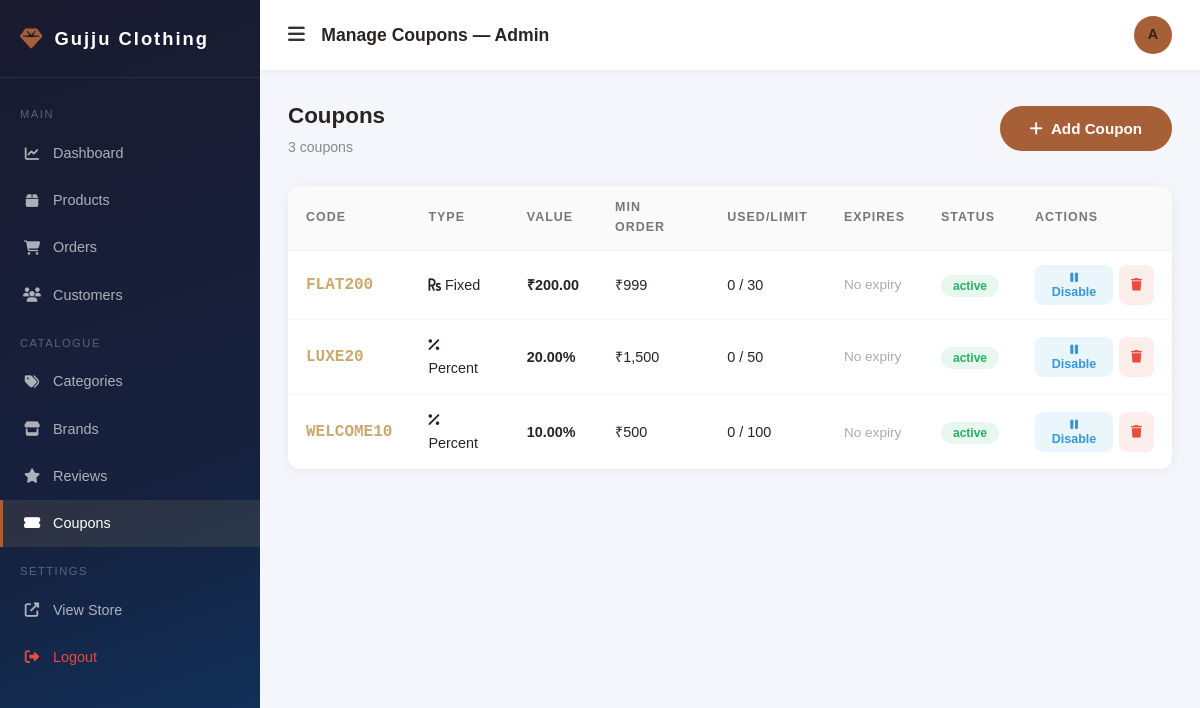
Page /admin/coupons.php (signed in) on the committed database.
### tables this page shows
CREATE TABLE IF NOT EXISTS `coupon_codes` (
  `id` INT UNSIGNED AUTO_INCREMENT PRIMARY KEY,
  `code` VARCHAR(30) NOT NULL UNIQUE,
  `type` ENUM('percent','fixed') DEFAULT 'percent',
  `value` DECIMAL(10,2) NOT NULL,
  `min_order` DECIMAL(10,2) DEFAULT 0,
  `usage_limit` INT DEFAULT 0,
  `used_count` INT DEFAULT 0,
  `expires_at` DATE,
  `status` ENUM('active','inactive') DEFAULT 'active'
);

### includes/db.php (called while the page is built, shortened)
<?php
function getDB() {
    static $pdo = null;
    if ($pdo === null) {
        try {
            $dsn = "mysql:host=" . DB_HOST . ";dbname=" . DB_NAME . ";charset=utf8mb4";
            $options = [
                PDO::ATTR_ERRMODE            => PDO::ERRMODE_EXCEPTION,
                PDO::ATTR_DEFAULT_FETCH_MODE => PDO::FETCH_ASSOC,
                PDO::ATTR_EMULATE_PREPARES   => false,
            ];
            $pdo = new PDO($dsn, DB_USER, DB_PASS, $options);
            $pdo->exec("CREATE TABLE IF NOT EXISTS `product_images` (
              `id` INT(11) AUTO_INCREMENT PRIMARY KEY,
              `product_id` INT(11) NOT NULL,
              `image_path` VARCHAR(255) NOT NULL,
              `alt_text` VARCHAR(200),
              `sort_order` INT(11) DEFAULT 0,
              `created_at` TIMESTAMP DEFAULT CURRENT_TIMESTAMP
            ) ENGINE=InnoDB DEFAULT CHARSET=utf8mb4;");
        } catch (PDOException $e) {
            if (DEBUG_MODE) {
                die("Database Connection Failed: " . $e->getMessage());
            } else {
                die("Service temporarily unavailable. Please try again later.");
            }
        }
    }
    return $pdo;
}
function dbFetchAll($sql, $params = []) {
    $stmt = getDB()->prepare($sql);
    $stmt->execute($params);
    return $stmt->fetchAll();
}

### includes/functions.php (called while the page is built, shortened)
<?php
require_once __DIR__ . '/db.php';
function e($str) {
    return htmlspecialchars($str ?? '', ENT_QUOTES, 'UTF-8');
}

### admin/coupons.php (the view, shortened to what this page needs)
<?php
require_once __DIR__ . '/../includes/functions.php';
$coupons = dbFetchAll("SELECT * FROM coupon_codes ORDER BY id DESC");
include __DIR__ . '/includes/admin_header.php';
?>
<div style="display:flex;justify-content:space-between;align-items:center;margin-bottom:28px;flex-wrap:wrap;gap:14px">
  <div>
    <h1 style="font-size:1.4rem;font-weight:800">Coupons</h1>
    <p style="color:#888;font-size:.88rem;margin-top:2px"><?= count($coupons) ?> coupon<?= count($coupons)!=1?'s':'' ?></p>
  </div>
  <button class="btn btn-primary" onclick="toggleForm()"><i class="fa fa-plus"></i> Add Coupon</button>
</div>
<div class="admin-card">
  <div style="overflow-x:auto">
    <table class="admin-table" style="width:100%">
      <thead><tr>
        <th>Code</th><th>Type</th><th>Value</th><th>Min Order</th><th>Used/Limit</th><th>Expires</th><th>Status</th><th>Actions</th>
      </tr></thead>
      <tbody>
        <?php foreach ($coupons as $c):
          $expired = $c['expires_at'] && strtotime($c['expires_at']) < time();
        ?>
        <tr>
          <td><strong style="font-family:monospace;font-size:1rem;color:#c9a96e"><?= e($c['code']) ?></strong></td>
          <td><?= $c['type'] === 'percent' ? '<i class="fa fa-percent"></i> Percent' : '<i class="fa fa-rupee-sign"></i> Fixed' ?></td>
          <td><strong><?= $c['type'] === 'percent' ? $c['value'].'%' : '₹'.$c['value'] ?></strong></td>
          <td><?= $c['min_order'] > 0 ? '₹'.number_format($c['min_order']) : '<span style="color:#aaa">None</span>' ?></td>
          <td><?= $c['used_count'] ?> / <?= $c['usage_limit'] > 0 ? $c['usage_limit'] : '∞' ?></td>
          <td style="font-size:.85rem">
            <?php if ($c['expires_at']): ?>
            <span style="color:<?= $expired?'#e74c3c':'#555' ?>"><?= date('d M Y', strtotime($c['expires_at'])) ?></span>
            <?php if ($expired): ?><span style="color:#e74c3c;font-size:.75rem;display:block">Expired</span><?php endif; ?>
            <?php else: ?><span style="color:#aaa">No expiry</span><?php endif; ?>
          </td>
          <td><span class="status-badge <?= $c['status']==='active'&&!$expired?'status-active':'status-cancelled' ?>"><?= $c['status'] ?></span></td>
          <td>
            <form method="POST" action="" style="display:inline">
              <div class="action-btns">
                <button type="submit" name="action" value="toggle" class="action-btn <?= $c['status']==='active'?'edit':'view' ?>">
                  <i class="fa fa-<?= $c['status']==='active'?'pause':'play' ?>"></i> <?= $c['status']==='active'?'Disable':'Enable' ?>
                </button>
                <button type="submit" name="action" value="delete" class="action-btn delete" onclick="return confirm('Delete coupon <?= e($c['code']) ?>?')">
                  <i class="fa fa-trash"></i>
                </button>
              </div>
            </form>
          </td>
        </tr>
        <?php endforeach; ?>
      </tbody>
    </table>
  </div>
</div>
<?php require_once __DIR__ . '/includes/admin_footer.php'; ?>

### assets/css/style.css (style rules this page uses)
*,*::before,*::after { box-sizing:border-box;margin:0;padding:0 }
:root { --dark:#292421;--dark2:#1e1a18;--dark3:#38322e; --copper:#A75F37;--pink:#CA8E82;--tan:#D9B99F;--blush:#F2D6CE;--vanilla:#F2E7DD;--green:#7A958F;--mint:#BAE0DA; --primary:var(--copper);--primary-dark:#8a4d2b;--gray:#777;--light:var(--vanilla);--white:#fff; --radius:12px;--radius-sm:8px;--shadow:0 4px 24px rgba(41,36,33,.12); --shadow-lg:0 8px 48px rgba(41,36,33,.2);--trans:.3s ease; }
html { scroll-behavior:smooth }
body { font-family:'Faculty Glyphic','Marcellus',sans-serif;background:var(--light);color:var(--dark);line-height:1.6;overflow-x:hidden }
.btn { display:inline-flex;align-items:center;gap:8px;padding:12px 28px;border-radius:50px;font-size:.95rem;font-weight:600;cursor:pointer;transition:var(--trans);border:2px solid transparent;white-space:nowrap }
.btn-primary { background:var(--primary);color:var(--white);border-color:var(--primary) }
.admin-card { background:var(--white);border-radius:var(--radius);box-shadow:0 2px 12px rgba(0,0,0,.06);overflow:hidden;margin-bottom:24px }
.admin-table { width:100%;border-collapse:collapse }
.admin-table th { padding:12px 18px;text-align:left;font-size:.78rem;text-transform:uppercase;letter-spacing:1px;color:var(--gray);background:#fafafa;border-bottom:1px solid #f0f0f0 }
.admin-table td { padding:14px 18px;border-bottom:1px solid #f8f8f8;font-size:.9rem;color:var(--dark);vertical-align:middle }
.admin-table tr:last-child td { border-bottom:none }
.status-badge { padding:4px 12px;border-radius:50px;font-size:.75rem;font-weight:700 }
.status-active,.status-paid,.status-delivered { background:#e8f8f0;color:#27ae60 }
.action-btns { display:flex;gap:6px }
.action-btn { padding:6px 12px;border-radius:var(--radius-sm);font-size:.78rem;font-weight:600;cursor:pointer;border:none;font-family:inherit;transition:var(--trans) }
.action-btn.edit { background:rgba(52,152,219,.1);color:#3498db }
.action-btn.delete { background:rgba(231,76,60,.1);color:#e74c3c }

### rows in the picture
coupon_codes: code "FLAT200", type "fixed" (drawn), value "200.00", min_order "999", used_count "0", usage_limit "30", shows "No expiry", status "active", shows "Disable"
coupon_codes: code "LUXE20", type "percent" (drawn), value "20.00", min_order "1,500", used_count "0", usage_limit "50", shows "No expiry", status "active", shows "Disable"
coupon_codes: code "WELCOME10", type "percent" (drawn), value "10.00", min_order "500", used_count "0", usage_limit "100", shows "No expiry", status "active", shows "Disable"

### other values in the picture
$pageTitle "Manage Coupons — Admin"
substr($adminUser,0,1) "A"
count($coupons) "3"
